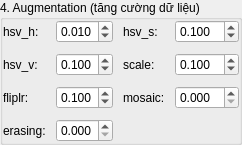
                 <widget class="QGroupBox" name="groupAug">
                  <property name="title">
                   <string>4. Augmentation (tăng cường dữ liệu)</string>
                  </property>
                  <layout class="QGridLayout" name="augGrid" columnstretch="0,1,0,1">
                   <property name="leftMargin">
                    <number>0</number>
                   </property>
                   <property name="topMargin">
                    <number>0</number>
                   </property>
                   <property name="rightMargin">
                    <number>0</number>
                   </property>
                   <property name="bottomMargin">
                    <number>0</number>
                   </property>
                   <property name="spacing">
                    <number>10</number>
                   </property>
                   <item row="0" column="0">
                    <widget class="QLabel" name="lblHsvH">
                     <property name="text">
                      <string>hsv_h:</string>
                     </property>
                    </widget>
                   </item>
                   <item row="0" column="1">
                    <widget class="QDoubleSpinBox" name="dspinHsvH">
                     <property name="decimals">
                      <number>3</number>
                     </property>
                     <property name="minimum">
                      <double>0.000000000000000</double>
                     </property>
                     <property name="maximum">
                      <double>1.000000000000000</double>
                     </property>
                     <property name="singleStep">
                      <double>0.010000000000000</double>
                     </property>
                     <property name="value">
                      <double>0.010000000000000</double>
                     </property>
                    </widget>
                   </item>
                   <item row="0" column="2">
                    <widget class="QLabel" name="lblHsvS">
                     <property name="text">
                      <string>hsv_s:</string>
                     </property>
                    </widget>
                   </item>
                   <item row="0" column="3">
                    <widget class="QDoubleSpinBox" name="dspinHsvS">
                     <property name="decimals">
                      <number>3</number>
                     </property>
                     <property name="minimum">
                      <double>0.000000000000000</double>
                     </property>
                     <property name="maximum">
                      <double>1.000000000000000</double>
                     </property>
                     <property name="singleStep">
                      <double>0.010000000000000</double>
                     </property>
                     <property name="value">
                      <double>0.100000000000000</double>
                     </property>
                    </widget>
                   </item>
                   <item row="1" column="0">
                    <widget class="QLabel" name="lblHsvV">
                     <property name="text">
                      <string>hsv_v:</string>
                     </property>
                    </widget>
                   </item>
                   <item row="1" column="1">
                    <widget class="QDoubleSpinBox" name="dspinHsvV">
                     <property name="decimals">
                      <number>3</number>
                     </property>
                     <property name="minimum">
                      <double>0.000000000000000</double>
                     </property>
                     <property name="maximum">
                      <double>1.000000000000000</double>
                     </property>
                     <property name="singleStep">
                      <double>0.010000000000000</double>
                     </property>
                     <property name="value">
                      <double>0.100000000000000</double>
                     </property>
                    </widget>
                   </item>
                   <item row="1" column="2">
                    <widget class="QLabel" name="lblScaleAug">
                     <property name="text">
                      <string>scale:</string>
                     </property>
                    </widget>
                   </item>
                   <item row="1" column="3">
                    <widget class="QDoubleSpinBox" name="dspinScaleAug">
                     <property name="decimals">
                      <number>3</number>
                     </property>
                     <property name="minimum">
                      <double>0.000000000000000</double>
                     </property>
                     <property name="maximum">
                      <double>10.000000000000000</double>
                     </property>
                     <property name="singleStep">
                      <double>0.010000000000000</double>
                     </property>
                     <property name="value">
                      <double>0.100000000000000</double>
                     </property>
                    </widget>
                   </item>
                   <item row="2" column="0">
                    <widget class="QLabel" name="lblFliplr">
                     <property name="text">
                      <string>fliplr:</string>
                     </property>
                    </widget>
                   </item>
                   <item row="2" column="1">
                    <widget class="QDoubleSpinBox" name="dspinFliplr">
                     <property name="decimals">
                      <number>3</number>
                     </property>
                     <property name="minimum">
                      <double>0.000000000000000</double>
                     </property>
                     <property name="maximum">
                      <double>1.000000000000000</double>
                     </property>
                     <property name="singleStep">
                      <double>0.010000000000000</double>
                     </property>
                     <property name="value">
                      <double>0.100000000000000</double>
                     </property>
                    </widget>
                   </item>
                   <item row="2" column="2">
                    <widget class="QLabel" name="lblMosaic">
                     <property name="text">
                      <string>mosaic:</string>
                     </property>
                    </widget>
                   </item>
                   <item row="2" column="3">
                    <widget class="QDoubleSpinBox" name="dspinMosaic">
                     <property name="decimals">
                      <number>3</number>
                     </property>
                     <property name="minimum">
                      <double>0.000000000000000</double>
                     </property>
                     <property name="maximum">
                      <double>1.000000000000000</double>
                     </property>
                     <property name="singleStep">
                      <double>0.010000000000000</double>
                     </property>
                     <property name="value">
                      <double>0.000000000000000</double>
                     </property>
                    </widget>
                   </item>
                   <item row="3" column="0">
                    <widget class="QLabel" name="lblErasing">
                     <property name="text">
                      <string>erasing:</string>
                     </property>
                    </widget>
                   </item>
                   <item row="3" column="1">
                    <widget class="QDoubleSpinBox" name="dspinErasing">
                     <property name="decimals">
                      <number>3</number>
                     </property>
                     <property name="minimum">
                      <double>0.000000000000000</double>
                     </property>
                     <property name="maximum">
                      <double>1.000000000000000</double>
                     </property>
                     <property name="singleStep">
                      <double>0.010000000000000</double>
                     </property>
                     <property name="value">
                      <double>0.000000000000000</double>
                     </property>
                    </widget>
                   </item>
                  </layout>
                 </widget>
